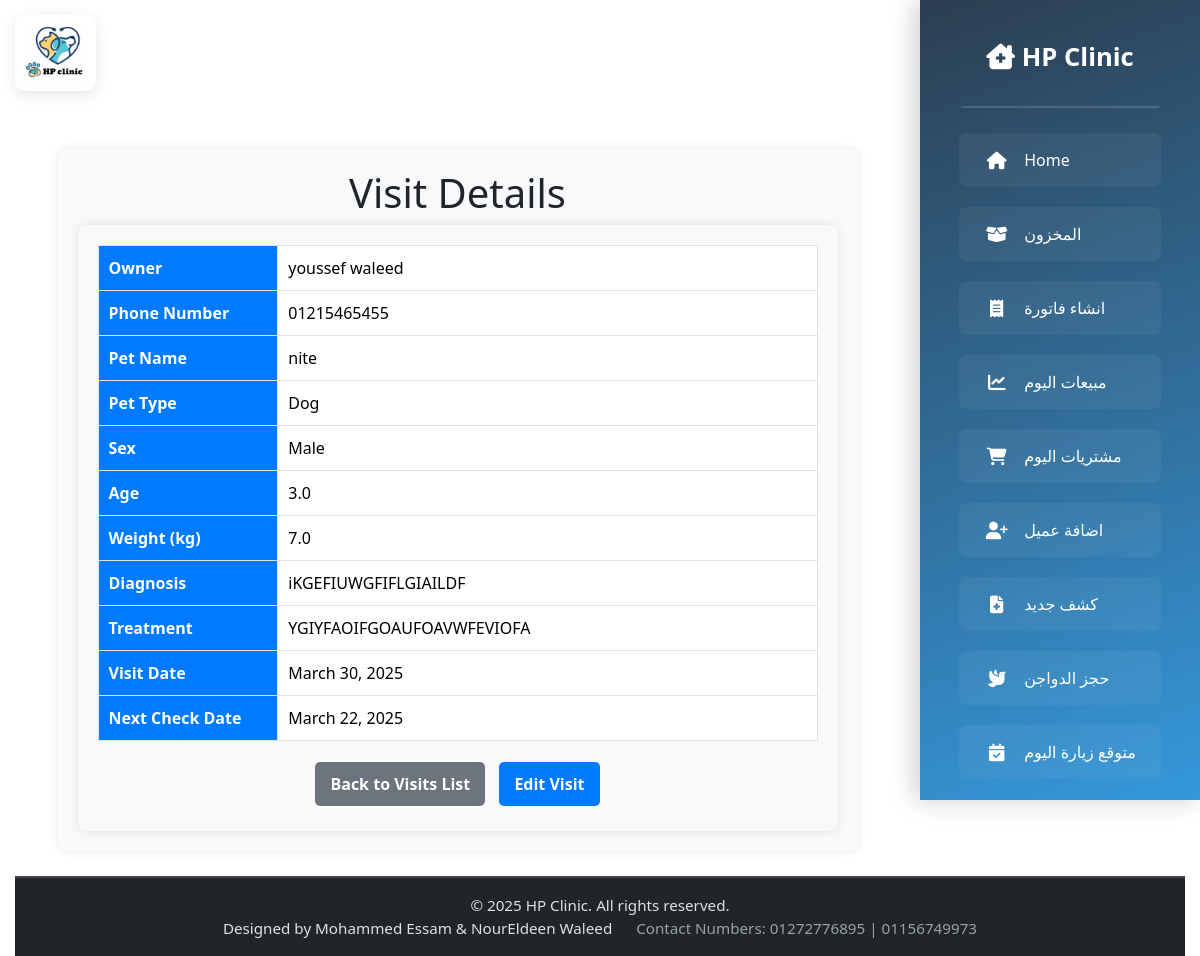
Screenshot of /visits/24/ (signed in) with the database file from the repository.
### newvisit/models.py (models this page shows, shortened)
class Visit(models.Model):
    owner = models.ForeignKey(Owner, on_delete=models.CASCADE)
    pet_name = models.CharField(max_length=100)
    pet_type = models.ForeignKey(PetType, on_delete=models.CASCADE)
    sex = models.CharField(max_length=10)
    age = models.FloatField()
    weight_in_kg = models.FloatField()
    diagnosis = models.TextField()
    treatment = models.TextField()
    visit_date = models.DateField()
    next_check_date = models.DateField()

### owners/models.py (models this page shows, shortened)
class Owner(models.Model):
    SEX_CHOICES = [
        ('Male', 'Male'),
        ('Female', 'Female'),
        ('Not clear', 'Not clear'),
    ]
    name = models.CharField(max_length=100)
    phone_number = models.CharField(max_length=11)
    pet_name = models.CharField(max_length=100)
    pet_type = models.ForeignKey(PetType, on_delete=models.CASCADE)  # Change to CASCADE
    sex = models.CharField(max_length=10, choices=SEX_CHOICES)

class PetType(models.Model):
    name = models.CharField(max_length=50, unique=True)
    def __str__(self):
        return self.name

### vetlogin/views.py (the view)
# urls.py: path('visits/<int:visit_id>/', views.view_visit, name='view_visit'),
@login_required
def view_visit(request, visit_id):
    visit = get_object_or_404(Visit, id=visit_id)
    return render(request, 'newvisitspage/visit_details.html', {'visit': visit})

### templates/newvisitspage/visit_details.html (shortened to what this page needs)
{% extends 'base.html' %}
{% block content %}
<h1 class="text-center">Visit Details</h1>
<div class="container">
    <table class="table table-bordered">
        <tr><th>Owner</th><td>{{ visit.owner.name }}</td></tr>
        <tr><th>Phone Number</th><td>{{ visit.owner.phone_number }}</td></tr>
        <tr><th>Pet Name</th><td>{{ visit.pet_name }}</td></tr>
        <tr><th>Pet Type</th><td>{{ visit.pet_type }}</td></tr>
        <tr><th>Sex</th><td>{{ visit.sex }}</td></tr>
        <tr><th>Age</th><td>{{ visit.age }}</td></tr>
        <tr><th>Weight (kg)</th><td>{{ visit.weight_in_kg }}</td></tr>
        <tr><th>Diagnosis</th><td class="expand-text">{{ visit.diagnosis }}</td></tr>
        <tr><th>Treatment</th><td class="expand-text">{{ visit.treatment }}</td></tr>
        <tr><th>Visit Date</th><td>{{ visit.visit_date }}</td></tr>
        <tr><th>Next Check Date</th><td>{{ visit.next_check_date }}</td></tr>
    </table>
    <div class="text-center">
        <a href="{% url 'visits_list' %}" class="btn btn-secondary">Back to Visits List</a>
        <a href="{% url 'edit_visit' visit.id %}" class="btn btn-primary">Edit Visit</a>
    </div>
</div>
{% endblock %}

### templates/base.html (style rules this page uses)
html, body { height: 100%; overflow-x: hidden; font-family: 'Segoe UI', Tahoma, Geneva, Verdana, sans-serif; }

### templates/newvisitspage/visit_details.html (style rules this page uses)
.container { max-width: 800px; margin: auto; padding: 20px; background: #f8f9fa; border-radius: 8px; box-shadow: 0px 0px 10px rgba(0, 0, 0, 0.1); }
.table th { background-color: #007bff; color: white; text-align: left; padding: 10px; width: 25%; }
.table td { padding: 10px; vertical-align: top; word-wrap: break-word; max-width: 500px; }
.expand-text { white-space: pre-wrap; word-break: break-word; }
.btn { padding: 10px 15px; text-decoration: none; border-radius: 5px; font-weight: bold; margin: 5px; }
.btn-primary { background-color: #007bff; border: none; color: white; }
.btn-secondary { background-color: #6c757d; border: none; color: white; }

### rows the page displays
Visit: owner.name "youssef waleed", owner.phone_number "01215465455", pet_name "nite", pet_type "Dog", sex "Male", age "3.0", weight_in_kg "7.0", diagnosis "iKGEFIUWGFIFLGIAILDF", treatment "YGIYFAOIFGOAUFOAVWFEVIOFA", visit_date "March 30, 2025", next_check_date "March 22, 2025"
